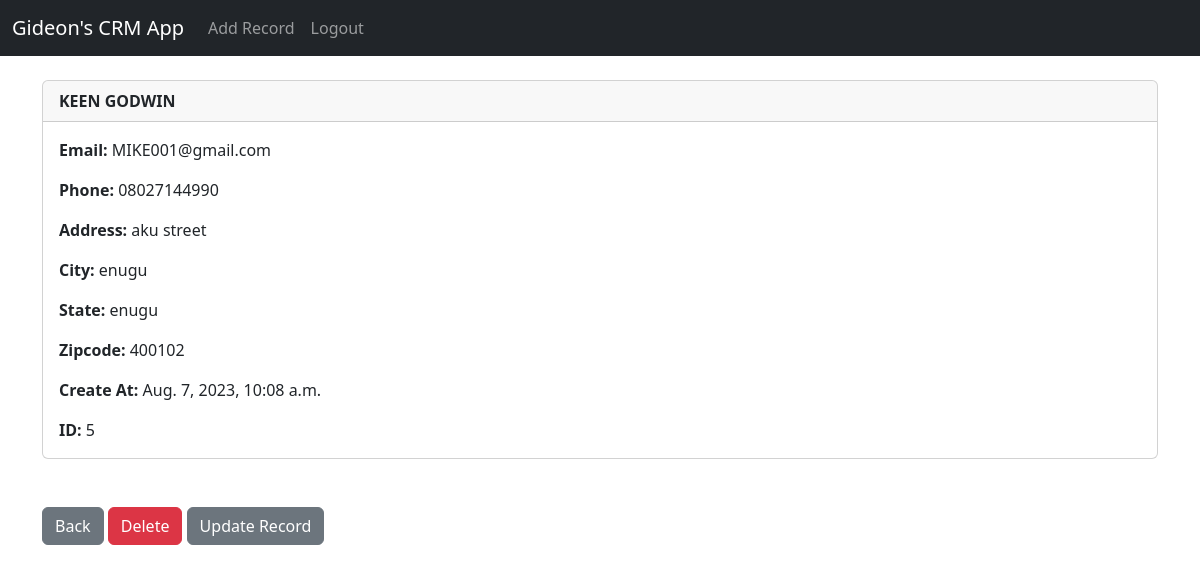
The app's page /record/5 (signed in) with its own data.
### CRM_APP/models.py (models this page shows, shortened)
class Record(models.Model):
	created_at = models.DateTimeField(auto_now_add=True)
	first_name = models.CharField(max_length=50)
	last_name =  models.CharField(max_length=50)
	email =  models.CharField(max_length=100)
	phone = models.CharField(max_length=15)
	address =  models.CharField(max_length=100)
	city =  models.CharField(max_length=50)
	state =  models.CharField(max_length=50)
	zipcode =  models.CharField(max_length=20)

### CRM_APP/views.py (the view)
# urls.py: path('record/<int:pk>', views.customer_record, name='record'),
def customer_record(request, pk):
	if request.user.is_authenticated:
		customer_record = Record.objects.get(id=pk)
		return render(request, 'record.html', {'customer_record':customer_record})
	else:
		messages.success(request, "You Must Be Logged In To View That Page...")
		return redirect('home')

### templates/record.html
{% extends 'base.html' %}
{% block content %}
<div class="card">
  <div class="card-header"><strong>
    	{{ customer_record.first_name }}
		{{ customer_record.last_name }}</strong>
  </div>
  <div class="card-body">
<p class="card-text">
<strong>Email: </strong>{{ customer_record.email }}</p>
<p class="card-text">
<strong>Phone: </strong>{{ customer_record.phone }}
</p>
<p class="card-text">
<strong>Address: </strong>{{ customer_record.address }}</p>
<p class="card-text">
<strong>City: </strong>{{ customer_record.city }}</p>
<p class="card-text">
<strong>State: </strong>{{ customer_record.state }}</p>
<p class="card-text">
<strong>Zipcode: </strong>{{ customer_record.zipcode }}</p>
<p class="card-text">
<strong>Create At: </strong>{{ customer_record.created_at }}</p>
<p class="card-text">
<strong>ID: </strong>{{ customer_record.id }}</p>
  </div>
</div>
<br/><br/>
<a href="{% url 'home' %}" class="btn btn-secondary">Back</a>
<a href="{% url 'delete_record' customer_record.id %}" class="btn btn-danger">Delete</a>
<a href="{% url 'update_record' customer_record.id %}" class="btn btn-secondary">Update Record</a>
{% endblock %}

### records on screen
Record: first_name "KEEN", last_name "GODWIN", email "MIKE001@gmail.com", phone "08027144990", address "aku street", city "enugu", state "enugu", zipcode "400102", created_at "Aug. 7, 2023, 10:08 a.m.", id "5"
